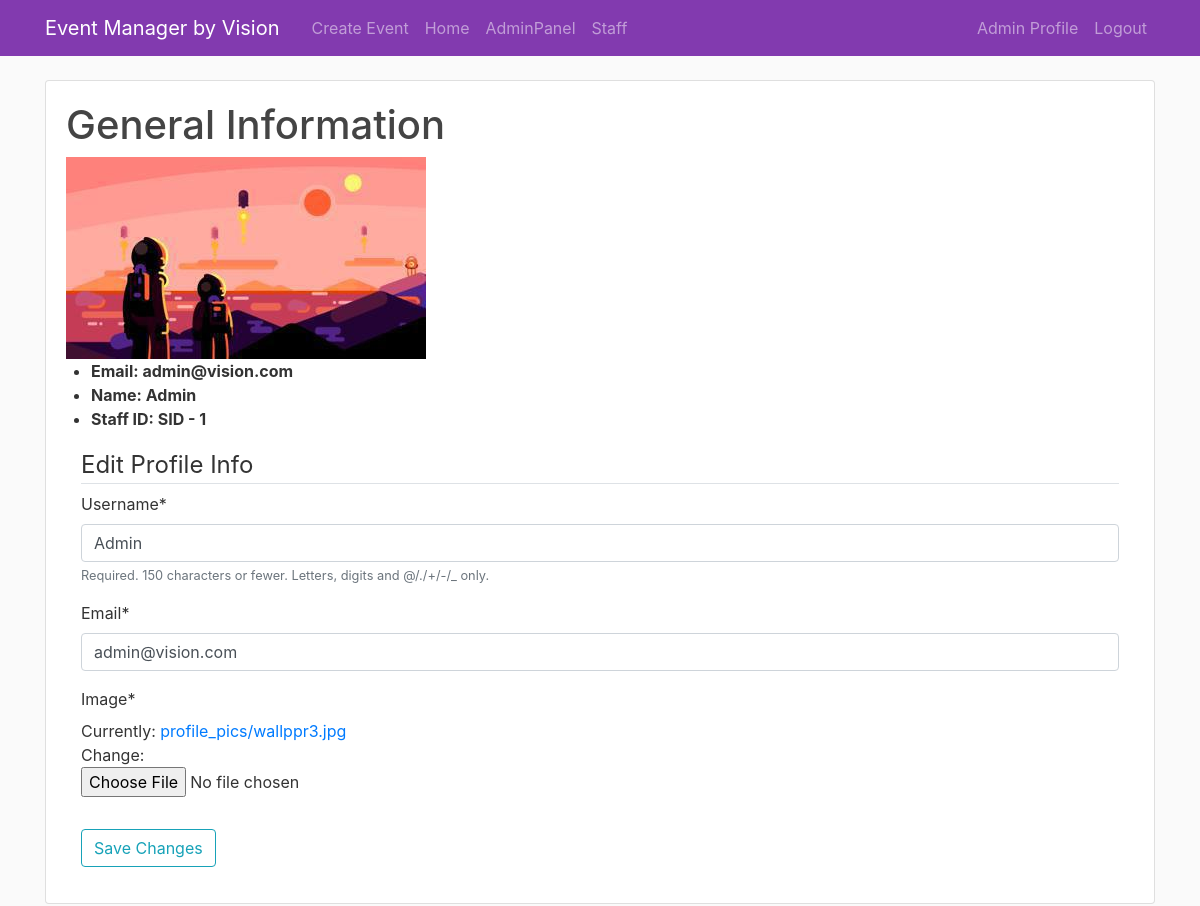
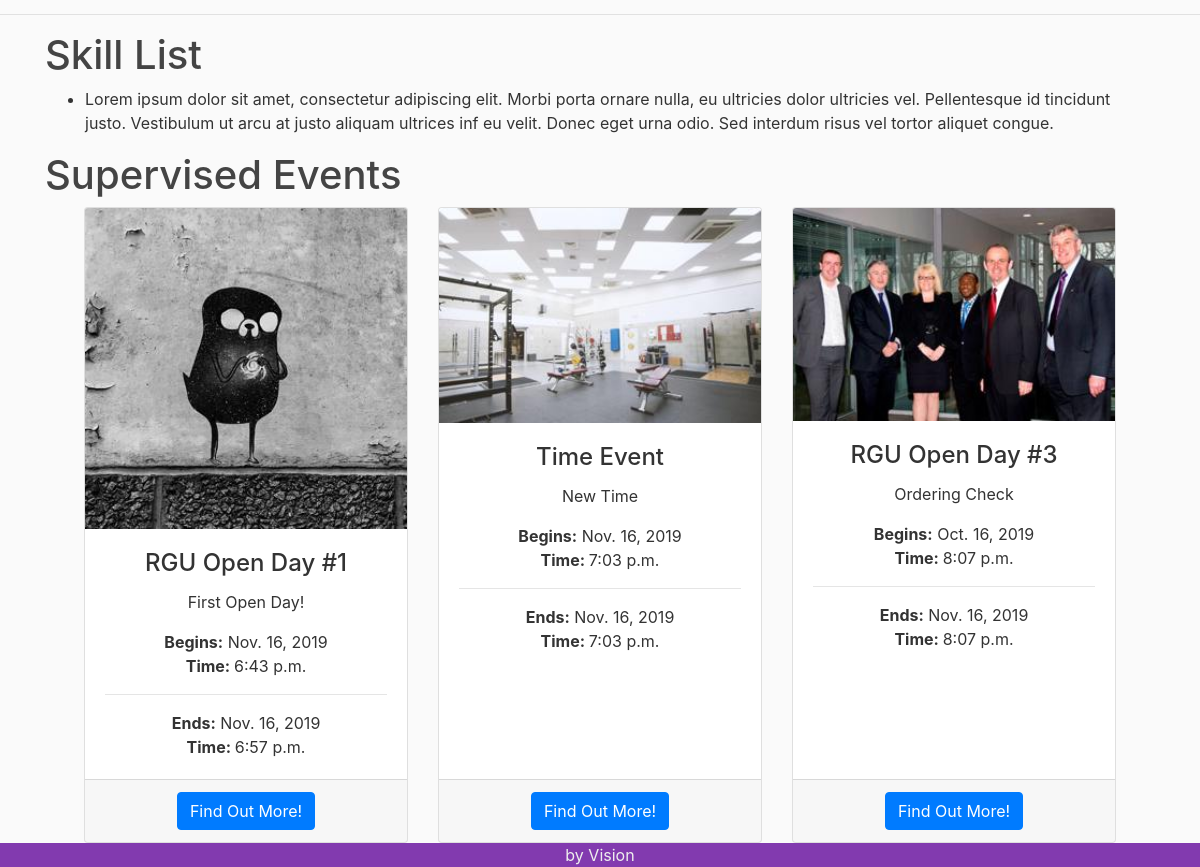
/profile/ (signed in), run on the app's committed database (2 pictures, top to bottom).
### users/models.py (models this page shows, shortened)
class Profile(models.Model):
    YEAR1 = 'U1'
    YEAR2 = 'U2'
    YEAR3 = 'U3'
    YEAR4 = 'U4'
    POSTGRAD = 'PG'
    VOLUNTEER = 'VN'
    USER_YEAR_AT_RGU = [
        (YEAR1, 'Undergraduate - Year 1'),
        (YEAR3, 'Undergraduate - Year 2'),
        (YEAR3, 'Undergraduate - Year 3'),
        (YEAR4, 'Undergraduate - Year 4'),
        (POSTGRAD, 'Postgraduate'),
        (VOLUNTEER, 'Volunteer'),
    ]
    user = models.OneToOneField(User, on_delete=models.CASCADE)
    image = models.ImageField(default='default.jpg', upload_to='profile_pics')
    year_in_school = models.CharField(
        max_length=2,
        choices=USER_YEAR_AT_RGU,
        default=YEAR1,
    )

### events/models.py (models this page shows, shortened)
class Event(models.Model):
    event_name = models.CharField(max_length=50, null=False)
    start_date = models.DateField('Event starts', blank=False, default = timezone.now)
    start_time = models.TimeField('Time', blank=False, default = timezone.now)
    end_date = models.DateField('Event ends', blank=False, default = timezone.now)
    end_time = models.TimeField('Ends at', blank=False, default = timezone.now)
    date_published = models.DateTimeField(default = timezone.now)
    description = models.TextField(null=False, verbose_name='Description')
    location = models.CharField(max_length=100, null=False)
    author = models.ForeignKey(User, on_delete = models.CASCADE)
    image = models.ImageField(default='RGU.jpg', upload_to='event_pics')

### users/views.py (the view)
# urls.py: path('profile/', user_views.profile, name='profile'),
@login_required
def profile(request):
	if request.method == 'POST':
		user_form = UserUpdateForm(request.POST, instance=request.user)
		profile_form = ProfileUpdateForm(request.POST, request.FILES, instance=request.user.profile)
		if user_form.is_valid() and profile_form.is_valid():
			user_form.save()
			profile_form.save()
			messages.success(request, f'Account updated!')
			return redirect('profile')
	else:
		user_form = UserUpdateForm(instance=request.user)
		profile_form = ProfileUpdateForm(instance=request.user.profile)
	context = {
		'events': Event.objects.filter(author=request.user),
		'user_form': user_form,
		'profile_form': profile_form,
	}
	return render(request, 'users/profile.html', context)

### users/forms.py
class UserUpdateForm(forms.ModelForm):
	email = forms.EmailField()
	class Meta:
		model = User
		fields = ['username', 'email']

class ProfileUpdateForm(forms.ModelForm):
	class Meta:
		model = Profile
		fields = ['image']

### users/templates/users/profile.html (shortened to what this page needs)
{% extends "events/base.html" %}
{% load static %}
{% load crispy_forms_tags %}
{% block content %}
  	<div class="container">
            <div class="card card-body">
            	<div class="row pull-left">
            		<div class="col">
						<h1>General Information</h1>
						<div class="img-fluid" width="150px" height="auto">
							<img class="img" alt="{{ user.name }}" src="{{ user.profile.image.url }}">
           				</div>
           				<div class="row">
						<ul>
							<li> <b>Email: {{ user.email }}</b></li>
							<li> <b>Name: {{ user.username }}</b></li>
							<li> <b>Staff ID: SID - {{ user.id }}</b></li>
              			</ul>
    	 </div>
              		<div class="col">
						<form method="POST" enctype="multipart/form-data">
							<fieldset class="form-group">
								<legend class="border-bottom mb-6">Edit Profile Info</legend>
								{{ user_form | crispy }}
								{{ profile_form | crispy }}
							</fieldset>
							<div class="form-group">
								<button class="btn btn-outline-info" type="submit">Save Changes</button>
							</div>
						</form>
					</div>
					</div>
                </div>
        </div>
</div>
	<hr>
        <div class="container">
			<h1>Skill List</h1>
			<ul>
				<li>Lorem ipsum dolor sit amet, consectetur adipiscing elit. Morbi porta ornare nulla, eu ultricies dolor ultricies vel. Pellentesque id tincidunt justo. Vestibulum ut arcu at justo aliquam ultrices inf eu velit. Donec eget urna odio. Sed interdum risus vel tortor aliquet congue.</li>
			</ul>
		</div>
	<div class="container">
        <h1>Supervised Events</h1>
        <div class="row text-center mx-4">
		{% for event in events %}
		  <div class="col">
		    <div class="card h-100">
		      <img class="card-img-top"  alt="{{ event.image.name }}" src="{{ event.image.url }}">
		      <div class="card-body">
		        <h4 class="card-title">{{ event.event_name }}</h4>
		        <p class="card-text">{{ event.description }}</p>
               <p class="card-text"><b>Begins:</b> {{ event.start_date }} <br> <b> Time: </b>{{ event.start_time}} </p>
               <hr>
               <p class="card-text"><b>Ends:</b> {{ event.end_date }} <br> <b> Time: </b>{{ event.end_time}} </p>
		      </div>
		      <div class="card-footer">
		        <a href="{% url 'event-detail' event.id %}" class="btn btn-primary">Find Out More!</a>
		      </div>
		    </div>
		  </div>
		{% endfor %}
	</div>
	</div>
{% endblock content %}

### events/templates/events/base.html (shortened to what this page needs)
{% load static %}
{% load crispy_forms_tags %}
<!DOCTYPE html>
<html>
	<head>
		<link rel="stylesheet" href="https://maxcdn.bootstrapcdn.com/bootstrap/4.0.0/css/bootstrap.min.css">
	    <link rel="stylesheet" type="text/css" href="{% static 'events/css/main.css' %}">
	</head>
<body>
	<nav class="navbar navbar-expand-md navbar-dark bg-steel fixed-top">
	    <div class="container">
	      <a class="navbar-brand mr-4" href="{% url 'home-events' %}">Event Manager by Vision</a>
	      <div class="collapse navbar-collapse" id="navbarToggle">
	        <div class="navbar-nav mr-auto">
	        {% if user.is_authenticated and user.is_staff %}
	          <a class="nav-item  nav-link" href="{%url 'event-form' %}">Create Event</a>
	          <a class="nav-item nav-link" href="{% url 'home-events' %}">Home</a>
	        {% else %}
	          <a class="nav-item nav-link" href="{% url 'home-events' %}">Home</a>
	        {% endif %}
	       	{% if request.user.is_superuser %}
	        	<a class="nav-item nav-link" href="/admin">AdminPanel</a>
	        	<a class="nav-item nav-link" href="{%url 'staff-events' %}">Staff</a>
			{% endif %}
	        </div>
	        <div class="navbar-nav">
	        	{% if user.is_authenticated and user.is_staff %}
	        		<a class="nav-item nav-link" href="{% url 'profile' %}"> {{ user.username }} Profile</a>
	        		<a class="nav-item nav-link" href="{% url 'logout' %}">Logout</a>
	        	{% elif user.is_authenticated %}
	        		<a class="nav-item nav-link" href="{% url 'logout' %}">Logout</a>
	        	{% else %}
	        		<a class="nav-item nav-link" href="{% url 'login' %}">Login</a>
	        		<a class="nav-item  nav-link" href="{% url 'register' %}">Register</a>
	        	{% endif %}
	      </div>
	    </div>
	</nav>
		<main role="main">
	  <div id="main-sec" class="content-fluid">
	      {% block content %}{% endblock %}
	</div>
	</main>
		<br>
	<div class="footer nav-item fixed-bottom">
	    <a href="#"></a>by Vision</a>
	</div>
</body>
</html>

### static/events/css/main.css (style rules this page uses)
body { width: 100%; background: #fafafa; color: #333333; margin-top: 5rem; }
h1, h2, h3 { color: #444444 }
.bg-steel { background-color: #823AAF; }
.footer { background-color: #823AAF; color: #eeeeee; text-align: center; margin-top: 5rem; }

### data on the page
Event: image.name (picture), event_name "RGU Open Day #1", description "First Open Day!", start_date "Nov. 16, 2019", start_time "6:43 p.m.", end_date "Nov. 16, 2019", end_time "6:57 p.m."
Event: image.name (picture), event_name "Time Event", description "New Time", start_date "Nov. 16, 2019", start_time "7:03 p.m.", end_date "Nov. 16, 2019", end_time "7:03 p.m."
Event: image.name (picture), event_name "RGU Open Day #3", description "Ordering Check", start_date "Oct. 16, 2019", start_time "8:07 p.m.", end_date "Nov. 16, 2019", end_time "8:07 p.m."

### other printed values
{{ user.username }} "Admin"
{{ user.email }} "admin@vision.com"
{{ user.id }} "1"
